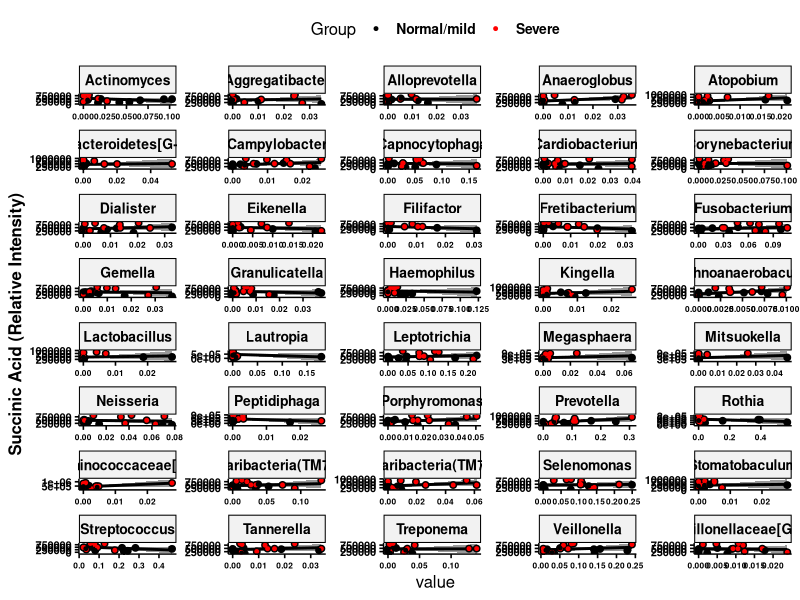

Write the R code that produced this figure.
library(readxl)
data_corr <- read_excel("data_corr.xlsx")
#correlation plot
library(ggplot2)
library(ggpubr)
# create plot folder
path <- "./plot"
dir.create(path)

png(file.path(path, "MSD_metabolomics.png"), width=30,height=32,units="cm",res=1200, bg = "transparent")
ggscatter(data_corr, x = "value", y = "Succinate_Acid", 
          add = "reg.line", conf.int = TRUE, 
          cor.coef = FALSE, cor.method = "spearman", ylab = "Succinic Acid (Relative Intensity)")  + geom_point(aes(fill=Group,color=Group), size=1) + 
  facet_wrap(vars(variable), scales="free", nrow = 8)+
  scale_fill_manual(values=c("white", "white"), guide = FALSE)+
  scale_color_manual(values = c("Normal/mild"="#000000", "Severe"="#FF0000"))+
  theme(
    axis.text.x=element_text(size=6, face = "bold", color="black"),
    axis.text.y=element_text(size=8, face = "bold", color="black"),
    axis.title.y=element_text(size=12, face = "bold", color="black"),
    strip.text = element_text(size = 10, face = "bold", color="black"))+
  theme(
    plot.title = element_text(hjust = 0.5, size=12, face = "bold"))+
  theme(
    legend.position="top",
    legend.text=element_text(size=10, face = "bold", color="black"))

dev.off()

